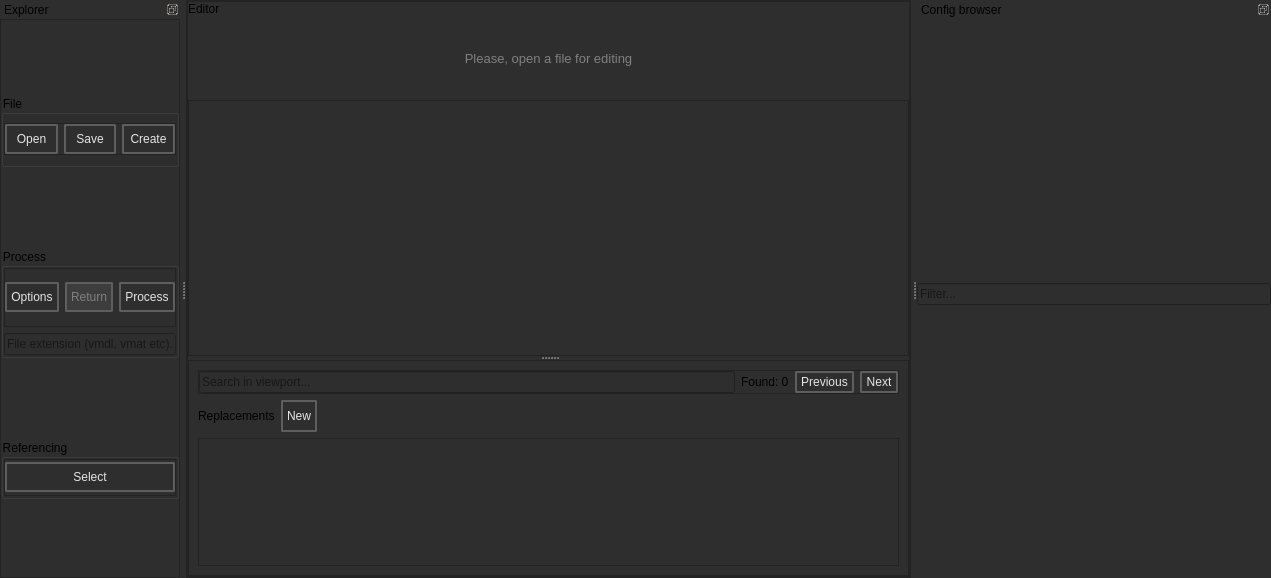
<?xml version="1.0" encoding="UTF-8"?>
<ui version="4.0">
 <class>BatchCreator_MainWindow</class>
 <widget class="QMainWindow" name="BatchCreator_MainWindow">
  <property name="geometry">
   <rect>
    <x>0</x>
    <y>0</y>
    <width>1271</width>
    <height>578</height>
   </rect>
  </property>
  <property name="windowTitle">
   <string>MainWindow</string>
  </property>
  <property name="styleSheet">
   <string notr="true">background-color: #2e2e2e;</string>
  </property>
  <widget class="QWidget" name="centralwidget">
   <layout class="QVBoxLayout" name="verticalLayout_9">
    <property name="spacing">
     <number>0</number>
    </property>
    <property name="leftMargin">
     <number>0</number>
    </property>
    <property name="topMargin">
     <number>0</number>
    </property>
    <property name="rightMargin">
     <number>0</number>
    </property>
    <property name="bottomMargin">
     <number>0</number>
    </property>
    <item>
     <widget class="QFrame" name="frame">
      <property name="frameShape">
       <enum>QFrame::Shape::StyledPanel</enum>
      </property>
      <property name="frameShadow">
       <enum>QFrame::Shadow::Raised</enum>
      </property>
      <layout class="QVBoxLayout" name="verticalLayout">
       <property name="leftMargin">
        <number>0</number>
       </property>
       <property name="topMargin">
        <number>0</number>
       </property>
       <property name="rightMargin">
        <number>0</number>
       </property>
       <property name="bottomMargin">
        <number>0</number>
       </property>
       <item>
        <widget class="QFrame" name="frame_4">
         <property name="frameShape">
          <enum>QFrame::Shape::StyledPanel</enum>
         </property>
         <property name="frameShadow">
          <enum>QFrame::Shadow::Raised</enum>
         </property>
         <layout class="QVBoxLayout" name="verticalLayout_7">
          <property name="spacing">
           <number>0</number>
          </property>
          <property name="leftMargin">
           <number>0</number>
          </property>
          <property name="topMargin">
           <number>0</number>
          </property>
          <property name="rightMargin">
           <number>0</number>
          </property>
          <property name="bottomMargin">
           <number>0</number>
          </property>
          <item>
           <widget class="QLabel" name="label">
            <property name="text">
             <string>Editor</string>
            </property>
           </widget>
          </item>
          <item>
           <widget class="QLabel" name="label_editor_placeholder">
            <property name="sizePolicy">
             <sizepolicy hsizetype="Preferred" vsizetype="Expanding">
              <horstretch>0</horstretch>
              <verstretch>0</verstretch>
             </sizepolicy>
            </property>
            <property name="styleSheet">
             <string notr="true">color: gray; font-size: 13px;</string>
            </property>
            <property name="text">
             <string>Please, open a file for editing</string>
            </property>
            <property name="alignment">
             <set>Qt::AlignmentFlag::AlignCenter</set>
            </property>
           </widget>
          </item>
          <item>
           <widget class="QFrame" name="editor_widgets">
            <property name="frameShape">
             <enum>QFrame::Shape::NoFrame</enum>
            </property>
            <property name="frameShadow">
             <enum>QFrame::Shadow::Raised</enum>
            </property>
            <layout class="QVBoxLayout" name="verticalLayout_6">
             <property name="leftMargin">
              <number>0</number>
             </property>
             <property name="topMargin">
              <number>0</number>
             </property>
             <property name="rightMargin">
              <number>0</number>
             </property>
             <property name="bottomMargin">
              <number>0</number>
             </property>
             <item>
              <widget class="QSplitter" name="splitter">
               <property name="sizePolicy">
                <sizepolicy hsizetype="Preferred" vsizetype="Expanding">
                 <horstretch>0</horstretch>
                 <verstretch>0</verstretch>
                </sizepolicy>
               </property>
               <property name="baseSize">
                <size>
                 <width>0</width>
                 <height>0</height>
                </size>
               </property>
               <property name="lineWidth">
                <number>0</number>
               </property>
               <property name="orientation">
                <enum>Qt::Orientation::Vertical</enum>
               </property>
               <property name="opaqueResize">
                <bool>true</bool>
               </property>
               <property name="handleWidth">
                <number>4</number>
               </property>
               <property name="childrenCollapsible">
                <bool>false</bool>
               </property>
               <widget class="QPlainTextEdit" name="kv3_QplainTextEdit">
                <property name="minimumSize">
                 <size>
                  <width>0</width>
                  <height>256</height>
                 </size>
                </property>
                <property name="styleSheet">
                 <string notr="true"/>
                </property>
                <property name="plainText">
                 <string/>
                </property>
                <property name="placeholderText">
                 <string>Content</string>
                </property>
               </widget>
               <widget class="QFrame" name="frame_5">
                <property name="frameShape">
                 <enum>QFrame::Shape::StyledPanel</enum>
                </property>
                <property name="frameShadow">
                 <enum>QFrame::Shadow::Raised</enum>
                </property>
                <layout class="QVBoxLayout" name="verticalLayout_12">
                 <item>
                  <widget class="QFrame" name="frame_6">
                   <property name="frameShape">
                    <enum>QFrame::Shape::StyledPanel</enum>
                   </property>
                   <property name="frameShadow">
                    <enum>QFrame::Shadow::Raised</enum>
                   </property>
                   <layout class="QHBoxLayout" name="horizontalLayout_4">
                    <property name="leftMargin">
                     <number>0</number>
                    </property>
                    <property name="topMargin">
                     <number>0</number>
                    </property>
                    <property name="rightMargin">
                     <number>0</number>
                    </property>
                    <property name="bottomMargin">
                     <number>0</number>
                    </property>
                    <item>
                     <widget class="QLineEdit" name="viewport_searchbar">
                      <property name="placeholderText">
                       <string>Search in viewport...</string>
                      </property>
                     </widget>
                    </item>
                    <item>
                     <widget class="QLabel" name="viewport_search_label">
                      <property name="text">
                       <string>Found: 0</string>
                      </property>
                     </widget>
                    </item>
                    <item>
                     <widget class="QPushButton" name="viewport_search_previous_button">
                      <property name="minimumSize">
                       <size>
                        <width>0</width>
                        <height>18</height>
                       </size>
                      </property>
                      <property name="styleSheet">
                       <string notr="true">    QPushButton {

        font: 580 9pt &quot;Segoe UI&quot;;
	

        border: 2px solid black;
        border-radius: 2px;
        border-color: rgba(94, 94, 94, 255);
        height:22px;
        padding-top: 2px;
        padding-bottom:2px;
        padding-left: 4px;
        padding-right: 4px;
        color: #e5e5e5;
        background-color: #2e2e2e;
    }
    QPushButton:hover {
        background-color: #515965;
        color: white;
    }
    QPushButton:pressed {
        background-color: red;
        background-color: #2e2e2e;
        margin: 1 px;
        margin-left: 2px;
        margin-right: 2px;

    }
QPushButton:disabled {
color: gray;
 background-color: #3d3d3d;
}</string>
                      </property>
                      <property name="text">
                       <string>Previous</string>
                      </property>
                      <property name="icon">
                       <iconset resource="../resources.qrc">
                        <normaloff>:/icons/arrow_back_24dp.svg</normaloff>:/icons/arrow_back_24dp.svg</iconset>
                      </property>
                      <property name="iconSize">
                       <size>
                        <width>20</width>
                        <height>20</height>
                       </size>
                      </property>
                     </widget>
                    </item>
                    <item>
                     <widget class="QPushButton" name="viewport_search_next_button">
                      <property name="minimumSize">
                       <size>
                        <width>0</width>
                        <height>18</height>
                       </size>
                      </property>
                      <property name="styleSheet">
                       <string notr="true">    QPushButton {

        font: 580 9pt &quot;Segoe UI&quot;;
	

        border: 2px solid black;
        border-radius: 2px;
        border-color: rgba(94, 94, 94, 255);
        height:22px;
        padding-top: 2px;
        padding-bottom:2px;
        padding-left: 4px;
        padding-right: 4px;
        color: #e5e5e5;
        background-color: #2e2e2e;
    }
    QPushButton:hover {
        background-color: #515965;
        color: white;
    }
    QPushButton:pressed {
        background-color: red;
        background-color: #2e2e2e;
        margin: 1 px;
        margin-left: 2px;
        margin-right: 2px;

    }
QPushButton:disabled {
color: gray;
 background-color: #3d3d3d;
}</string>
                      </property>
                      <property name="text">
                       <string>Next</string>
                      </property>
                      <property name="icon">
                       <iconset resource="../resources.qrc">
                        <normaloff>:/icons/arrow_forward_24dp.svg</normaloff>:/icons/arrow_forward_24dp.svg</iconset>
                      </property>
                      <property name="iconSize">
                       <size>
                        <width>20</width>
                        <height>20</height>
                       </size>
                      </property>
                     </widget>
                    </item>
                   </layout>
                  </widget>
                 </item>
                 <item>
                  <layout class="QHBoxLayout" name="horizontalLayout_2">
                   <property name="topMargin">
                    <number>0</number>
                   </property>
                   <item>
                    <widget class="QLabel" name="label_2">
                     <property name="text">
                      <string>Replacements</string>
                     </property>
                    </widget>
                   </item>
                   <item>
                    <widget class="QPushButton" name="new_replacement_button">
                     <property name="minimumSize">
                      <size>
                       <width>0</width>
                       <height>32</height>
                      </size>
                     </property>
                     <property name="maximumSize">
                      <size>
                       <width>128</width>
                       <height>16777215</height>
                      </size>
                     </property>
                     <property name="toolTip">
                      <string>&lt;html&gt;&lt;head/&gt;&lt;body&gt;&lt;p&gt;Creates a new replacement&lt;/p&gt;&lt;/body&gt;&lt;/html&gt;</string>
                     </property>
                     <property name="styleSheet">
                      <string notr="true">    QPushButton {

        font: 580 9pt &quot;Segoe UI&quot;;
	

        border: 2px solid black;
        border-radius: 2px;
        border-color: rgba(94, 94, 94, 255);
        height:22px;
        padding-top: 2px;
        padding-bottom:2px;
        padding-left: 4px;
        padding-right: 4px;
        color: #e5e5e5;
        background-color: #2e2e2e;
    }
    QPushButton:hover {
        background-color: #515965;
        color: white;
    }
    QPushButton:pressed {
        background-color: red;
        background-color: #2e2e2e;
        margin: 1 px;
        margin-left: 2px;
        margin-right: 2px;

    }
QPushButton:disabled {
color: gray;
 background-color: #3d3d3d;
}</string>
                     </property>
                     <property name="text">
                      <string>New</string>
                     </property>
                     <property name="icon">
                      <iconset resource="../resources.qrc">
                       <normaloff>:/icons/add_24dp.svg</normaloff>:/icons/add_24dp.svg</iconset>
                     </property>
                     <property name="iconSize">
                      <size>
                       <width>20</width>
                       <height>20</height>
                      </size>
                     </property>
                    </widget>
                   </item>
                   <item>
                    <spacer name="horizontalSpacer_2">
                     <property name="orientation">
                      <enum>Qt::Orientation::Horizontal</enum>
                     </property>
                     <property name="sizeHint" stdset="0">
                      <size>
                       <width>40</width>
                       <height>20</height>
                      </size>
                     </property>
                    </spacer>
                   </item>
                  </layout>
                 </item>
                 <item>
                  <widget class="QScrollArea" name="replacements_scrollarea">
                   <property name="minimumSize">
                    <size>
                     <width>0</width>
                     <height>128</height>
                    </size>
                   </property>
                   <property name="widgetResizable">
                    <bool>true</bool>
                   </property>
                   <widget class="QWidget" name="replacements_layout">
                    <property name="geometry">
                     <rect>
                      <x>0</x>
                      <y>0</y>
                      <width>640</width>
                      <height>126</height>
                     </rect>
                    </property>
                    <layout class="QVBoxLayout" name="verticalLayout_11">
                     <property name="leftMargin">
                      <number>0</number>
                     </property>
                     <property name="topMargin">
                      <number>0</number>
                     </property>
                     <property name="rightMargin">
                      <number>0</number>
                     </property>
                     <property name="bottomMargin">
                      <number>0</number>
                     </property>
                     <item>
                      <spacer name="verticalSpacer">
                       <property name="orientation">
                        <enum>Qt::Orientation::Vertical</enum>
                       </property>
                       <property name="sizeHint" stdset="0">
                        <size>
                         <width>20</width>
                         <height>40</height>
                        </size>
                       </property>
                      </spacer>
                     </item>
                    </layout>
                   </widget>
                  </widget>
                 </item>
                </layout>
               </widget>
              </widget>
             </item>
            </layout>
           </widget>
          </item>
         </layout>
        </widget>
       </item>
      </layout>
     </widget>
    </item>
   </layout>
  </widget>
  <widget class="QDockWidget" name="dockWidget">
   <property name="features">
    <set>QDockWidget::DockWidgetFeature::DockWidgetFloatable|QDockWidget::DockWidgetFeature::DockWidgetMovable</set>
   </property>
   <property name="windowTitle">
    <string>Explorer</string>
   </property>
   <attribute name="dockWidgetArea">
    <number>1</number>
   </attribute>
   <widget class="QWidget" name="dockWidgetContents">
    <layout class="QVBoxLayout" name="verticalLayout_3">
     <property name="spacing">
      <number>0</number>
     </property>
     <property name="leftMargin">
      <number>0</number>
     </property>
     <property name="topMargin">
      <number>0</number>
     </property>
     <property name="rightMargin">
      <number>0</number>
     </property>
     <property name="bottomMargin">
      <number>0</number>
     </property>
     <item>
      <widget class="QFrame" name="left_vertical_frame">
       <property name="maximumSize">
        <size>
         <width>16777215</width>
         <height>16777215</height>
        </size>
       </property>
       <property name="baseSize">
        <size>
         <width>330</width>
         <height>0</height>
        </size>
       </property>
       <property name="styleSheet">
        <string notr="true"/>
       </property>
       <property name="frameShape">
        <enum>QFrame::Shape::StyledPanel</enum>
       </property>
       <property name="frameShadow">
        <enum>QFrame::Shadow::Raised</enum>
       </property>
       <layout class="QVBoxLayout" name="verticalLayout_2">
        <property name="leftMargin">
         <number>0</number>
        </property>
        <property name="topMargin">
         <number>0</number>
        </property>
        <property name="rightMargin">
         <number>0</number>
        </property>
        <property name="bottomMargin">
         <number>0</number>
        </property>
        <item>
         <layout class="QVBoxLayout" name="layout"/>
        </item>
        <item>
         <widget class="QGroupBox" name="file_groupbox">
          <property name="maximumSize">
           <size>
            <width>16777215</width>
            <height>72</height>
           </size>
          </property>
          <property name="title">
           <string>File</string>
          </property>
          <layout class="QVBoxLayout" name="verticalLayout_5">
           <property name="leftMargin">
            <number>0</number>
           </property>
           <property name="topMargin">
            <number>0</number>
           </property>
           <property name="rightMargin">
            <number>0</number>
           </property>
           <property name="bottomMargin">
            <number>0</number>
           </property>
           <item>
            <widget class="QFrame" name="frame_2">
             <property name="maximumSize">
              <size>
               <width>16777215</width>
               <height>32</height>
              </size>
             </property>
             <property name="frameShape">
              <enum>QFrame::Shape::StyledPanel</enum>
             </property>
             <property name="frameShadow">
              <enum>QFrame::Shadow::Raised</enum>
             </property>
             <layout class="QHBoxLayout" name="horizontalLayout">
              <property name="leftMargin">
               <number>0</number>
              </property>
              <property name="topMargin">
               <number>0</number>
              </property>
              <property name="rightMargin">
               <number>0</number>
              </property>
              <property name="bottomMargin">
               <number>0</number>
              </property>
              <item>
               <widget class="QPushButton" name="open_button">
                <property name="minimumSize">
                 <size>
                  <width>0</width>
                  <height>18</height>
                 </size>
                </property>
                <property name="styleSheet">
                 <string notr="true">    QPushButton {

        font: 580 9pt &quot;Segoe UI&quot;;
	

        border: 2px solid black;
        border-radius: 2px;
        border-color: rgba(94, 94, 94, 255);
        height:22px;
        padding-top: 2px;
        padding-bottom:2px;
        padding-left: 4px;
        padding-right: 4px;
        color: #e5e5e5;
        background-color: #2e2e2e;
    }
    QPushButton:hover {
        background-color: #515965;
        color: white;
    }
    QPushButton:pressed {
        background-color: red;
        background-color: #2e2e2e;
        margin: 1 px;
        margin-left: 2px;
        margin-right: 2px;

    }
QPushButton:disabled {
color: gray;
 background-color: #3d3d3d;
}</string>
                </property>
                <property name="text">
                 <string>Open</string>
                </property>
                <property name="icon">
                 <iconset resource="../resources.qrc">
                  <normaloff>:/icons/file_open_16dp.svg</normaloff>:/icons/file_open_16dp.svg</iconset>
                </property>
                <property name="iconSize">
                 <size>
                  <width>20</width>
                  <height>20</height>
                 </size>
                </property>
               </widget>
              </item>
              <item>
               <widget class="QPushButton" name="save_button">
                <property name="minimumSize">
                 <size>
                  <width>0</width>
                  <height>18</height>
                 </size>
                </property>
                <property name="toolTip">
                 <string>&lt;html&gt;&lt;head/&gt;&lt;body&gt;&lt;p&gt;Save current configuration (Ctrl+S)&lt;/p&gt;&lt;/body&gt;&lt;/html&gt;</string>
                </property>
                <property name="styleSheet">
                 <string notr="true">    QPushButton {

        font: 580 9pt &quot;Segoe UI&quot;;
	

        border: 2px solid black;
        border-radius: 2px;
        border-color: rgba(94, 94, 94, 255);
        height:22px;
        padding-top: 2px;
        padding-bottom:2px;
        padding-left: 4px;
        padding-right: 4px;
        color: #e5e5e5;
        background-color: #2e2e2e;
    }
    QPushButton:hover {
        background-color: #515965;
        color: white;
    }
    QPushButton:pressed {
        background-color: red;
        background-color: #2e2e2e;
        margin: 1 px;
        margin-left: 2px;
        margin-right: 2px;

    }
QPushButton:disabled {
color: gray;
 background-color: #3d3d3d;
}</string>
                </property>
                <property name="text">
                 <string>Save</string>
                </property>
                <property name="icon">
                 <iconset resource="../resources.qrc">
                  <normaloff>:/icons/save_16dp.svg</normaloff>:/icons/save_16dp.svg</iconset>
                </property>
                <property name="iconSize">
                 <size>
                  <width>20</width>
                  <height>20</height>
                 </size>
                </property>
                <property name="shortcut">
                 <string>Ctrl+S</string>
                </property>
               </widget>
              </item>
              <item>
               <widget class="QPushButton" name="create_file">
                <property name="minimumSize">
                 <size>
                  <width>0</width>
                  <height>18</height>
                 </size>
                </property>
                <property name="toolTip">
                 <string>&lt;html&gt;&lt;head/&gt;&lt;body&gt;&lt;p&gt;Create new configuration for selected folder.&lt;/p&gt;&lt;/body&gt;&lt;/html&gt;</string>
                </property>
                <property name="styleSheet">
                 <string notr="true">    QPushButton {

        font: 580 9pt &quot;Segoe UI&quot;;
	

        border: 2px solid black;
        border-radius: 2px;
        border-color: rgba(94, 94, 94, 255);
        height:22px;
        padding-top: 2px;
        padding-bottom:2px;
        padding-left: 4px;
        padding-right: 4px;
        color: #e5e5e5;
        background-color: #2e2e2e;
    }
    QPushButton:hover {
        background-color: #515965;
        color: white;
    }
    QPushButton:pressed {
        background-color: red;
        background-color: #2e2e2e;
        margin: 1 px;
        margin-left: 2px;
        margin-right: 2px;

    }
QPushButton:disabled {
color: gray;
 background-color: #3d3d3d;
}</string>
                </property>
                <property name="text">
                 <string>Create</string>
                </property>
                <property name="icon">
                 <iconset resource="../resources.qrc">
                  <normaloff>:/icons/add_24dp.svg</normaloff>:/icons/add_24dp.svg</iconset>
                </property>
                <property name="iconSize">
                 <size>
                  <width>20</width>
                  <height>20</height>
                 </size>
                </property>
               </widget>
              </item>
             </layout>
            </widget>
           </item>
          </layout>
         </widget>
        </item>
        <item>
         <widget class="QGroupBox" name="process_groupbox">
          <property name="maximumSize">
           <size>
            <width>16777215</width>
            <height>110</height>
           </size>
          </property>
          <property name="title">
           <string>Process</string>
          </property>
          <layout class="QVBoxLayout" name="verticalLayout_4">
           <property name="leftMargin">
            <number>0</number>
           </property>
           <property name="topMargin">
            <number>0</number>
           </property>
           <property name="rightMargin">
            <number>0</number>
           </property>
           <property name="bottomMargin">
            <number>0</number>
           </property>
           <item>
            <widget class="QFrame" name="frame_3">
             <property name="frameShape">
              <enum>QFrame::Shape::StyledPanel</enum>
             </property>
             <property name="frameShadow">
              <enum>QFrame::Shadow::Raised</enum>
             </property>
             <layout class="QHBoxLayout" name="horizontalLayout_5">
              <property name="leftMargin">
               <number>0</number>
              </property>
              <property name="topMargin">
               <number>0</number>
              </property>
              <property name="rightMargin">
               <number>0</number>
              </property>
              <property name="bottomMargin">
               <number>0</number>
              </property>
              <item>
               <widget class="QPushButton" name="process_options_button">
                <property name="minimumSize">
                 <size>
                  <width>0</width>
                  <height>18</height>
                 </size>
                </property>
                <property name="toolTip">
                 <string>&lt;html&gt;&lt;head/&gt;&lt;body&gt;&lt;p&gt;Opens a window with process options&lt;/p&gt;&lt;/body&gt;&lt;/html&gt;</string>
                </property>
                <property name="styleSheet">
                 <string notr="true">    QPushButton {

        font: 580 9pt &quot;Segoe UI&quot;;
	

        border: 2px solid black;
        border-radius: 2px;
        border-color: rgba(94, 94, 94, 255);
        height:22px;
        padding-top: 2px;
        padding-bottom:2px;
        padding-left: 4px;
        padding-right: 4px;
        color: #e5e5e5;
        background-color: #2e2e2e;
    }
    QPushButton:hover {
        background-color: #515965;
        color: white;
    }
    QPushButton:pressed {
        background-color: red;
        background-color: #2e2e2e;
        margin: 1 px;
        margin-left: 2px;
        margin-right: 2px;

    }
QPushButton:disabled {
color: gray;
 background-color: #3d3d3d;
}</string>
                </property>
                <property name="text">
                 <string>Options</string>
                </property>
                <property name="icon">
                 <iconset resource="../resources.qrc">
                  <normaloff>:/icons/settings_16dp.svg</normaloff>:/icons/settings_16dp.svg</iconset>
                </property>
                <property name="iconSize">
                 <size>
                  <width>20</width>
                  <height>20</height>
                 </size>
                </property>
               </widget>
              </item>
              <item>
               <widget class="QPushButton" name="return_button">
                <property name="enabled">
                 <bool>false</bool>
                </property>
                <property name="minimumSize">
                 <size>
                  <width>0</width>
                  <height>18</height>
                 </size>
                </property>
                <property name="toolTip">
                 <string>&lt;html&gt;&lt;head/&gt;&lt;body&gt;&lt;p&gt;Delete files generated by the process (reference templates are preserved)&lt;/p&gt;&lt;/body&gt;&lt;/html&gt;</string>
                </property>
                <property name="styleSheet">
                 <string notr="true">    QPushButton {

        font: 580 9pt &quot;Segoe UI&quot;;
	

        border: 2px solid black;
        border-radius: 2px;
        border-color: rgba(94, 94, 94, 255);
        height:22px;
        padding-top: 2px;
        padding-bottom:2px;
        padding-left: 4px;
        padding-right: 4px;
        color: #e5e5e5;
        background-color: #2e2e2e;
    }
    QPushButton:hover {
        background-color: #515965;
        color: white;
    }
    QPushButton:pressed {
        background-color: red;
        background-color: #2e2e2e;
        margin: 1 px;
        margin-left: 2px;
        margin-right: 2px;

    }
QPushButton:disabled {
color: gray;
 background-color: #3d3d3d;
}</string>
                </property>
                <property name="text">
                 <string>Return</string>
                </property>
                <property name="icon">
                 <iconset resource="../resources.qrc">
                  <normaloff>:/icons/undo_24dp.svg</normaloff>:/icons/undo_24dp.svg</iconset>
                </property>
                <property name="iconSize">
                 <size>
                  <width>20</width>
                  <height>20</height>
                 </size>
                </property>
                <property name="checkable">
                 <bool>false</bool>
                </property>
               </widget>
              </item>
              <item>
               <widget class="QPushButton" name="process_all_button">
                <property name="minimumSize">
                 <size>
                  <width>0</width>
                  <height>18</height>
                 </size>
                </property>
                <property name="toolTip">
                 <string>&lt;html&gt;&lt;head/&gt;&lt;body&gt;&lt;p&gt;Generate files using configured batch processing options&lt;/p&gt;&lt;/body&gt;&lt;/html&gt;</string>
                </property>
                <property name="styleSheet">
                 <string notr="true">    QPushButton {

        font: 580 9pt &quot;Segoe UI&quot;;
	

        border: 2px solid black;
        border-radius: 2px;
        border-color: rgba(94, 94, 94, 255);
        height:22px;
        padding-top: 2px;
        padding-bottom:2px;
        padding-left: 4px;
        padding-right: 4px;
        color: #e5e5e5;
        background-color: #2e2e2e;
    }
    QPushButton:hover {
        background-color: #515965;
        color: white;
    }
    QPushButton:pressed {
        background-color: red;
        background-color: #2e2e2e;
        margin: 1 px;
        margin-left: 2px;
        margin-right: 2px;

    }
QPushButton:disabled {
color: gray;
 background-color: #3d3d3d;
}</string>
                </property>
                <property name="text">
                 <string>Process</string>
                </property>
                <property name="icon">
                 <iconset resource="../resources.qrc">
                  <normaloff>:/icons/tab_move_24dp.svg</normaloff>:/icons/tab_move_24dp.svg</iconset>
                </property>
                <property name="iconSize">
                 <size>
                  <width>20</width>
                  <height>20</height>
                 </size>
                </property>
               </widget>
              </item>
             </layout>
            </widget>
           </item>
           <item>
            <widget class="QLineEdit" name="extension_lineEdit">
             <property name="placeholderText">
              <string>File extension (vmdl, vmat etc).</string>
             </property>
            </widget>
           </item>
          </layout>
         </widget>
        </item>
        <item>
         <widget class="QGroupBox" name="referencing_groupbox">
          <property name="maximumSize">
           <size>
            <width>16777215</width>
            <height>60</height>
           </size>
          </property>
          <property name="title">
           <string>Referencing</string>
          </property>
          <layout class="QVBoxLayout" name="verticalLayout_10">
           <property name="leftMargin">
            <number>0</number>
           </property>
           <property name="topMargin">
            <number>0</number>
           </property>
           <property name="rightMargin">
            <number>0</number>
           </property>
           <property name="bottomMargin">
            <number>0</number>
           </property>
           <item>
            <widget class="QFrame" name="frame_8">
             <property name="frameShape">
              <enum>QFrame::Shape::StyledPanel</enum>
             </property>
             <property name="frameShadow">
              <enum>QFrame::Shadow::Raised</enum>
             </property>
             <layout class="QHBoxLayout" name="horizontalLayout_9">
              <property name="leftMargin">
               <number>0</number>
              </property>
              <property name="topMargin">
               <number>0</number>
              </property>
              <property name="rightMargin">
               <number>0</number>
              </property>
              <property name="bottomMargin">
               <number>0</number>
              </property>
              <item>
               <widget class="QPushButton" name="select_reference_button">
                <property name="minimumSize">
                 <size>
                  <width>0</width>
                  <height>18</height>
                 </size>
                </property>
                <property name="toolTip">
                 <string>&lt;html&gt;&lt;head/&gt;&lt;body&gt;&lt;p&gt;Select reference file, the reference file loads in the content field. To reload referenced file click Reload button.&lt;/p&gt;&lt;/body&gt;&lt;/html&gt;</string>
                </property>
                <property name="styleSheet">
                 <string notr="true">    QPushButton {

        font: 580 9pt &quot;Segoe UI&quot;;
	

        border: 2px solid black;
        border-radius: 2px;
        border-color: rgba(94, 94, 94, 255);
        height:22px;
        padding-top: 2px;
        padding-bottom:2px;
        padding-left: 4px;
        padding-right: 4px;
        color: #e5e5e5;
        background-color: #2e2e2e;
    }
    QPushButton:hover {
        background-color: #515965;
        color: white;
    }
    QPushButton:pressed {
        background-color: red;
        background-color: #2e2e2e;
        margin: 1 px;
        margin-left: 2px;
        margin-right: 2px;

    }
QPushButton:disabled {
color: gray;
 background-color: #3d3d3d;
}</string>
                </property>
                <property name="text">
                 <string>Select</string>
                </property>
                <property name="icon">
                 <iconset resource="../resources.qrc">
                  <normaloff>:/icons/file_present_24dp.png</normaloff>:/icons/file_present_24dp.png</iconset>
                </property>
                <property name="iconSize">
                 <size>
                  <width>20</width>
                  <height>20</height>
                 </size>
                </property>
               </widget>
              </item>
             </layout>
            </widget>
           </item>
          </layout>
         </widget>
        </item>
       </layout>
      </widget>
     </item>
    </layout>
   </widget>
  </widget>
  <widget class="QDockWidget" name="dockWidget_2">
   <property name="minimumSize">
    <size>
     <width>354</width>
     <height>200</height>
    </size>
   </property>
   <property name="features">
    <set>QDockWidget::DockWidgetFeature::DockWidgetFloatable|QDockWidget::DockWidgetFeature::DockWidgetMovable</set>
   </property>
   <property name="windowTitle">
    <string>Config browser</string>
   </property>
   <attribute name="dockWidgetArea">
    <number>2</number>
   </attribute>
   <widget class="QWidget" name="dockWidgetContents_2">
    <layout class="QVBoxLayout" name="verticalLayout_8">
     <property name="leftMargin">
      <number>0</number>
     </property>
     <property name="topMargin">
      <number>0</number>
     </property>
     <property name="rightMargin">
      <number>0</number>
     </property>
     <item>
      <layout class="QVBoxLayout" name="monitoring_content"/>
     </item>
     <item>
      <widget class="QLineEdit" name="monitor_searchbar">
       <property name="placeholderText">
        <string>Filter...</string>
       </property>
      </widget>
     </item>
    </layout>
   </widget>
  </widget>
 </widget>
 <resources>
  <include location="../resources.qrc"/>
 </resources>
 <connections/>
</ui>
